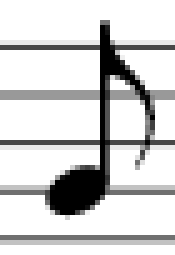
#> input picture Database/eighth_note/WX20180429-200956.png, 35 x 51 px (shown 5 times larger); its folder holds only this picture in this run
$ python -i SIFT.py   (imports and definitions only)   (older library calls are emulated)
#> lines starting #> are read from the running program, lines starting #| are printed output that depends on the picture; after the words box and inside, x2 and y2 are one past the last pixel; in counts of white or black regions, pixels touching at a corner belong together
#!/usr/bin/env python3
# -*- coding: utf-8 -*-
"""
Created on Sat Apr 21 17:31:58 2018

@author: yifengluo
"""

import cv2
import numpy as np
import matplotlib.pyplot as plt
import pandas as pd
import copy
import os


"""
 ==== ==== ==== ==== ==== ==== ==== ==== ==== ==== ==== ==== ==== ==== ==== ==
SEGMENT
 ==== ==== ==== ==== ==== ==== ==== ==== ==== ==== ==== ==== ==== ==== ==== ==
"""


# [51 lines left out: functions get_staff_lines, remove_staff_lines, not called in this run]

def convert(image):

    result = copy.copy(image)
    result[image == 255] = 0
    result[image == 0] = 255

    return result

# [111 lines left out: functions binary, area_detect, closing, Seg, K_NN, binarize_and_convert and 1 more, not called in this run]


def segment(img_gray):
    (thresh, img_bw) = cv2.threshold(img_gray, 128, 255, cv2.THRESH_BINARY | cv2.THRESH_OTSU)
    img_bw = convert(img_bw)

    # ==== ==== ==== ==== ==== ==== ==== ==== ==== ==== ==== ==== ==== ==== ==== ==
    # Pre-process Image
    # (Morphological Filtering)
    # ==== ==== ==== ==== ==== ==== ==== ==== ==== ==== ==== ==== ==== ==== ==== ==

    dash_filter = np.ones([1, 2])
    staff_line_filter = np.ones([1, 25])

    # Erosion: keep the horizontal lines only
    im_temp_ero = cv2.dilate(img_bw, dash_filter, iterations = 1)
    # Dilation: smooth the horizontal lines
    im_temp_dil = cv2.erode(im_temp_ero, staff_line_filter, iterations = 1)

    img_staff_lines = im_temp_dil

    notes = remove_staff_lines(img_bw, img_staff_lines)
    save_notes = copy.copy(notes)


    # Use closing to fill up missing parts
    # 1. Vertical
    vertical_filter = np.ones([5, 1])

    notes = cv2.dilate(notes, vertical_filter, iterations = 1)
    notes = cv2.erode(notes, vertical_filter, iterations = 1)
    # 2. Horizontal
    horizontal_filter = np.ones([1, 4])

    notes = cv2.dilate(notes, horizontal_filter, iterations = 1)
    notes = cv2.erode(notes, horizontal_filter, iterations = 1)
    note_copy = copy.copy(notes)
    # ==== ==== ==== ==== ==== ==== ==== ==== ==== ==== ==== ==== ==== ==== ==== ==
    # Extract information (Find contours and segmentation)
    # ==== ==== ==== ==== ==== ==== ==== ==== ==== ==== ==== ==== ==== ==== ==== ==
    img2, contours, hierarchy = cv2.findContours(note_copy, cv2.RETR_EXTERNAL, cv2.CHAIN_APPROX_SIMPLE)

    canvas = np.zeros(img_bw.shape)
    cv2.drawContours(canvas, contours, -1, 1)

    # Segmentation
    seg_set = []
    for i in range(len(contours)):
        # Use a list to store all contours
        contour_list = list(contours[i])

        # Coordinate of each contour
        row = []
        column = []

        for j in range(len(contour_list)):

            row.append(contour_list[j][0, 1])
            column.append(contour_list[j][0, 0])

        r_min = np.min(row)
        r_max = np.max(row)

        c_min = np.min(column)
        c_max = np.max(column)

        seg_set.append(save_notes[r_min-3 : r_max+3, c_min-3 : c_max+3])
    return seg_set


# [30 lines left out: functions Rank, Remove, Norm_to_one, not called in this run]


"""
 ==== ==== ==== ==== ==== ==== ==== ==== ==== ==== ==== ==== ==== ==== ==== ==
SIFT
 ==== ==== ==== ==== ==== ==== ==== ==== ==== ==== ==== ==== ==== ==== ==== ==
"""

def Data_create(Name):
    Database = {}
    for i in range(len(Name)):
        name = []
        for filename in os.listdir(r'%s'%(Name[i])):
            name.append(filename)
        name.remove('.DS_Store')
        img_data = []
        for j in range(len(name)):
            img_data.append(cv2.cvtColor(cv2.imread(r'%s/%s'%(Name[i],name[j])), cv2.COLOR_BGR2GRAY))
        Database['%s'%(Name[i])]=img_data
    return Database
def Test(Test_data,Database):
#############################
#    Test_data=Test_processed
#    Database=DB_processed
#
############################3
    for nn,m in enumerate(Test_data):
        List_1 = []
        for n in range(len(Test_data[m])):
            gray = Test_data[m][n]
            ######

            ######
            finaltest=siftlearn(gray)
            bf = cv2.BFMatcher()
            Num = {}
            for num,i in enumerate(Database):
                List = []
                for j in range(len(Database[i])):
                    if len(DB_feature[i][j][0]) !=0:
                        match = bf.knnMatch(finaltest[1], DB_feature[i][j][1],k=2)
                        if len(match)!=0:
                            if len(match[0]) !=1:
                                List.append(good(match))

                Num[i]=List
            M ={}
            Average = {}
            for num,i in enumerate(Num):
                if len(Num[i]) ==0:
                    Average[i] = 0
                else:
                    R = np.sort(Num[i])
                    Max = R[-3:] ############
                    Sum = 0
                    for j in range(len(Num)):
                        Sum += Num[i][j]


                        Average[i] = Sum/len(Num[i])
                    M[i] = Max
#            List_1.append(Average)
            List_1.append(M) ########
    return List_1
# [25 lines left out: functions processed, siftlearn, good, not called in this run]


########################################learning from database


Name = ['quad','quad1','double','double1','oct','oct2']  #change the folders here to learn the different note
# [1 line that did not run here, left out]

Name = ['Test']                             #Test note should put in the TEST folder
# [1 line that did not run here, left out]

# [1 line that did not run here, left out]

# [1 line that did not run here, left out]
#########################
DB_1={}
TEST_1={}
# [18 lines not run here, left out]


#########################


DB_feature = {}


# [5 lines not run here, left out]

# [1 line that did not run here, left out]

##################show the feature detection
'''
gray = Test_processed['Test'][0]
gray = Test_data['Test'][0]
finaltest=siftlearn(gray)

gray=cv2.resize(gray,(120,54))
sift = cv2.xfeatures2d.SIFT_create()
kp = sift.detect(gray,None)
_,des = sift.compute(gray,kp)
kp_image = cv2.drawKeypoints(gray,kp,None)

cv2.imshow('kp',kp_image)
cv2.waitKey(0)
cv2.destroyAllWindows()


for j in range(len(DB_processed['double'])):
    cv2.imshow('a',DB_processed['double'][j])
    cv2.waitKey(0)
    cv2.destroyAllWindows()

for j in range(len(Test_processed['Test'])):
    cv2.imshow('a',Test_processed['Test'][j])
    cv2.waitKey(0)
    cv2.destroyAllWindows()
'''

>>> import cv2
>>> picture = cv2.imread('../Database/eighth_note/WX20180429-200956.png', cv2.IMREAD_GRAYSCALE)
#> picture is the input picture: shape (51, 35); min 0, max 255, mean 210.6
>>> result = segment(picture)
#> in segment, `(thresh, img_bw) = cv2.threshold(img_gray, 128, 255, cv2.THRESH_BINARY..`:
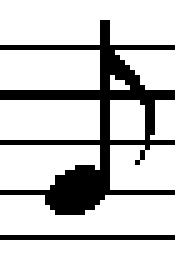
#> img_bw: shape (51, 35) (shown 5 times larger); 78% white; 2 black regions, box (x1, y1, x2, y2) and area: (0, 4, 35, 43) 358, (0, 47, 35, 48) 35
#> in segment, `(thresh, img_bw) = cv2.threshold(img_gray, 128, 255, cv2.THRESH_BINARY..`: thresh = 159
#> in convert, `result[image == 255] = 0`: result: shape (51, 35); every value is 0
#> in segment, `im_temp_ero = cv2.dilate(img_bw, dash_filter, iterations = 1)`:
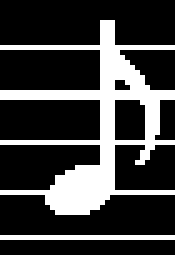
#> im_temp_ero: shape (51, 35) (shown 5 times larger); 24.8% white; 2 white regions, box (x1, y1, x2, y2) and area: (0, 4, 35, 43) 408, (0, 47, 35, 48) 35
#> in segment, `im_temp_dil = cv2.erode(im_temp_ero, staff_line_filter, iterations = 1)`:
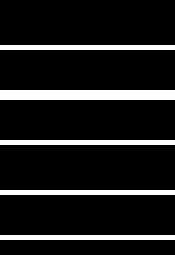
#> im_temp_dil: shape (51, 35) (shown 5 times larger); 11.8% white in thin lines or dots, all inside (x1, y1, x2, y2) = (0, 9, 35, 48)
#> (the run stopped early here; a loop or call above may not have finished)

$ run again, on Database/eighth_note/WX20180429-201014.png
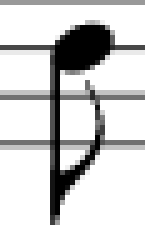
#> input picture Database/eighth_note/WX20180429-201014.png, 29 x 50 px (shown 5 times larger)
#> picture is the input picture: shape (50, 29); min 0, max 255, mean 210.2
#> in segment, `(thresh, img_bw) = cv2.threshold(img_gray, 128, 255, cv2.THRESH_BINARY..`:
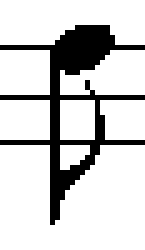
#> img_bw: shape (50, 29) (shown 5 times larger); 81.2% white; 1 black region, box (x1, y1, x2, y2) and area: (0, 5, 29, 45) 273
#> thresh = 143
#> im_temp_ero: shape (50, 29); 22.6% white; 1 white region, box (x1, y1, x2, y2) and area: (0, 5, 29, 45) 327
#> in segment, `im_temp_dil = cv2.erode(im_temp_ero, staff_line_filter, iterations = 1)`:
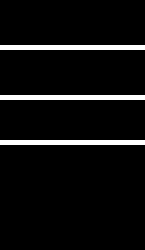
#> im_temp_dil: shape (50, 29) (shown 5 times larger); 6% white in thin lines or dots, all inside (x1, y1, x2, y2) = (0, 9, 29, 29)
